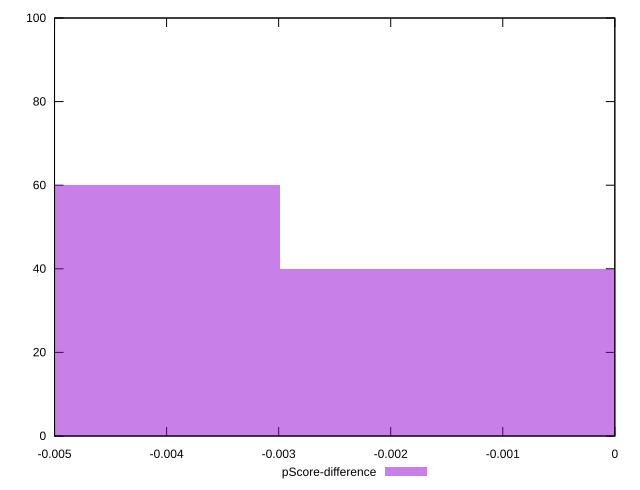

Write gnuplot code to recreate this figure.
reset

$pScoreDifference <<EOF
0 40
-0.005969415087990701 60
EOF

set key outside below
set boxwidth 0.005969415087990701
set xrange [-0.0050000000000000044:0]
set yrange [0:100]
set trange [0:100]
set style fill transparent solid 0.5 noborder
set terminal svg size 640, 490 enhanced background rgb 'white'
set output "report_00017_2021-02-10T15-08-03.406Z/uses-http2/samples/pages/pScore-difference/histogram.svg"

plot $pScoreDifference title "pScore-difference" with boxes

reset
